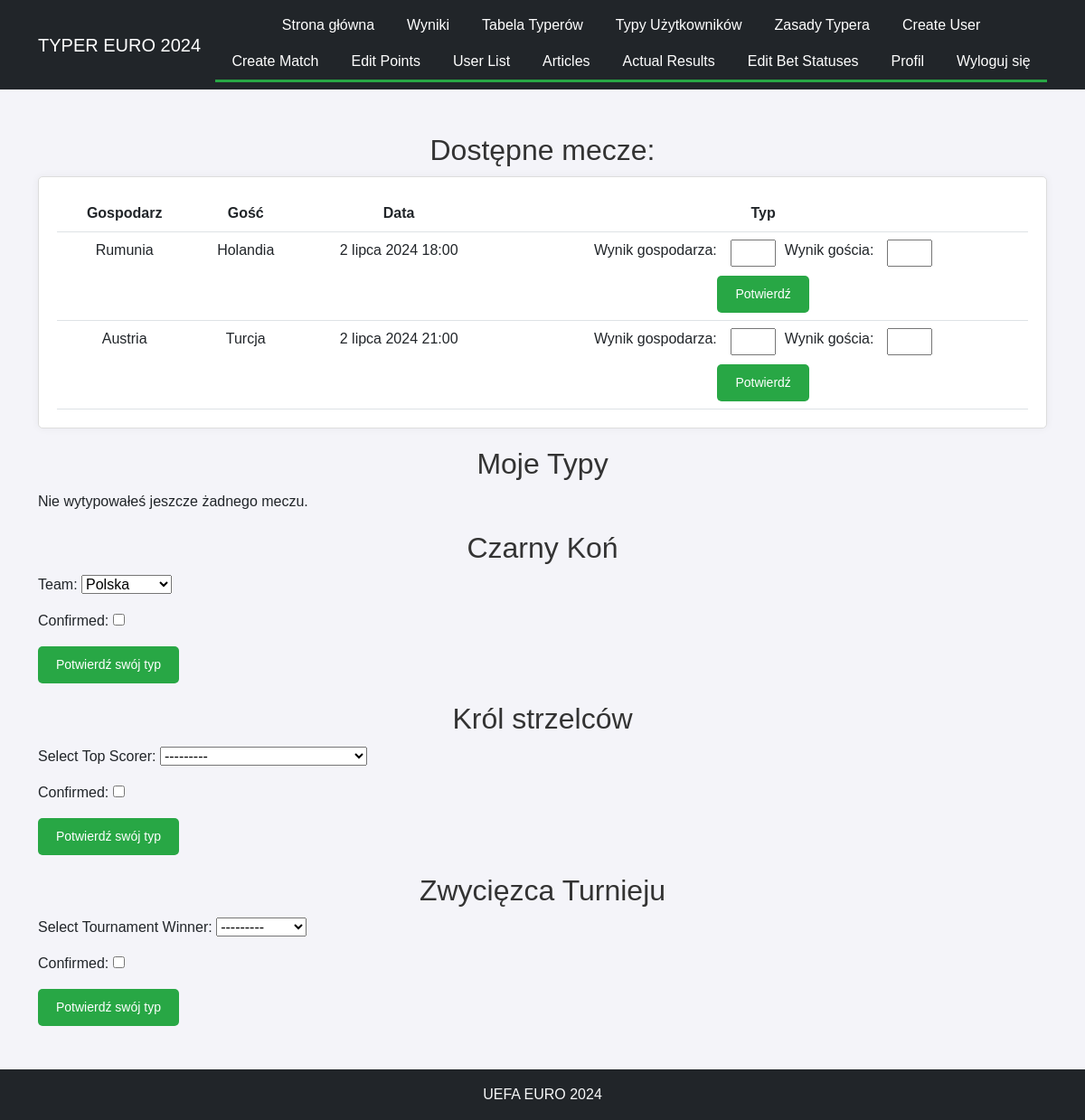
/betting/ (signed in), run on an earlier commit of the app's database.
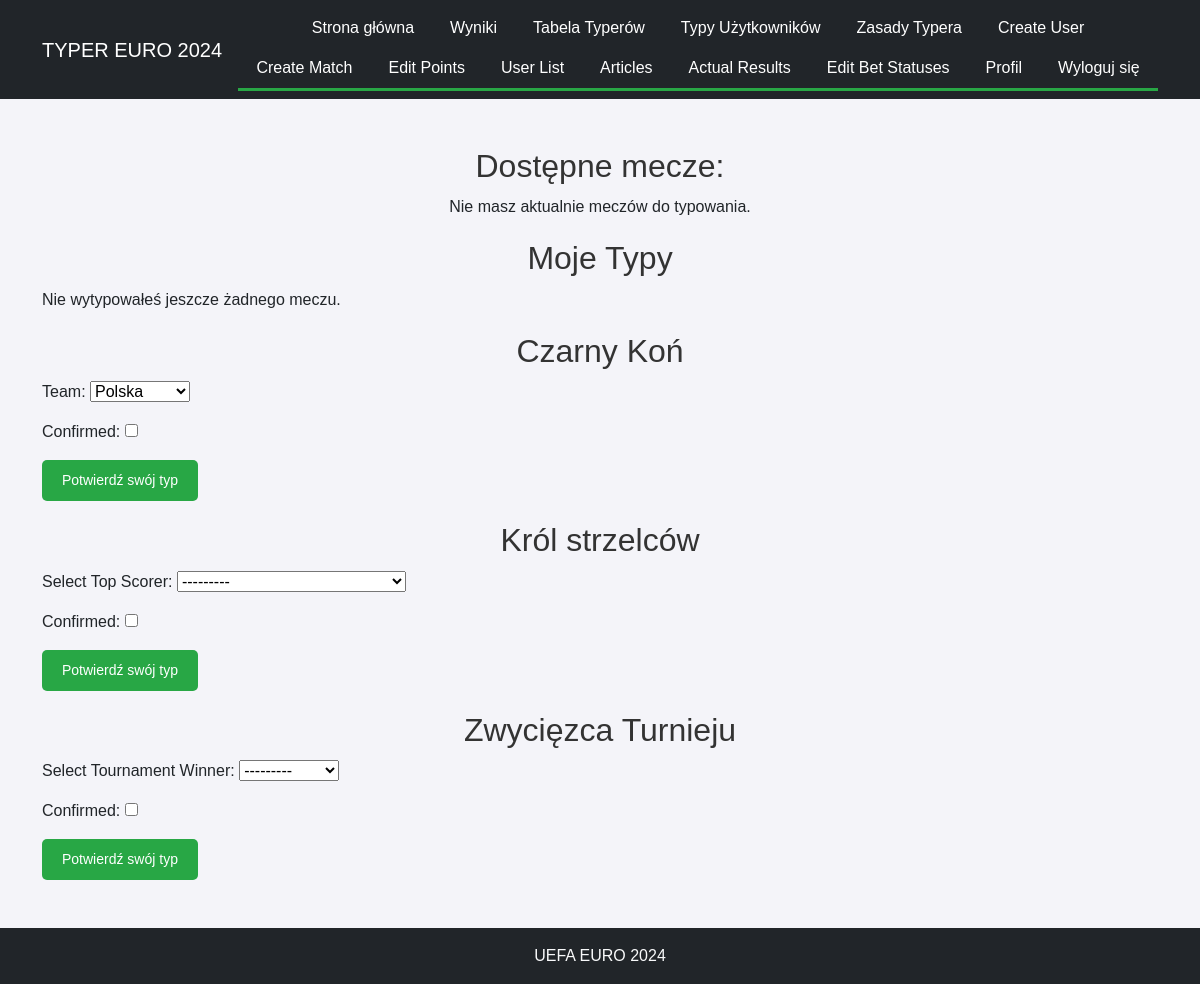
And on a later commit of the database.
### contest/models.py (models this page shows, shortened)
class Article(models.Model):
    title = models.CharField(max_length=200)
    slug = models.SlugField(max_length=200, unique=True, blank=True)
    content = models.TextField()
    author = models.ForeignKey(User, on_delete=models.CASCADE)
    created_at = models.DateTimeField(auto_now_add=True)
    updated_at = models.DateTimeField(auto_now=True)

class Match(models.Model):
    group = models.CharField(max_length=2)
    home_team = models.CharField(max_length=100)
    away_team = models.CharField(max_length=100)
    date = models.DateTimeField()
    place = models.CharField(max_length=100)
    actual_home_team_score = models.IntegerField(null=True, blank=True, default=0)
    actual_away_team_score = models.IntegerField(null=True, blank=True, default=0)
    final_score = models.BooleanField(default=False)

### contest/views.py (the view)
# urls.py: path('betting/', views.betting, name='betting'),
@login_required
def betting(request):
    available_matches = Match.objects.exclude(
        bet__user=request.user
    ).exclude(final_score=True)
    my_bets = Bet.objects.filter(user=request.user)
    try:
        underdog = UnderdogSelection.objects.get(user=request.user)
    except UnderdogSelection.DoesNotExist:
        underdog = None
    try:
        top_scorer = TopScorerSelection.objects.get(user=request.user)
    except TopScorerSelection.DoesNotExist:
        top_scorer = None
    try:
        tournament_winner = TournamentWinnerSelection.objects.get(user=request.user)
    except TournamentWinnerSelection.DoesNotExist:
        tournament_winner = None
    if request.method == 'POST':
        if 'place_bet' in request.POST:
            match_id = request.POST['place_bet']
            home_team_score = request.POST.get(f'home_team_score_{match_id}')
            away_team_score = request.POST.get(f'away_team_score_{match_id}')
            if home_team_score is not None and away_team_score is not None:
                match = Match.objects.get(id=match_id)
                Bet.objects.create(
                    user=request.user,
                    match=match,
                    home_team_score=home_team_score,
                    away_team_score=away_team_score
                )
                messages.success(request, 'Bet placed successfully!')
            else:
                messages.error(request, 'Please provide valid scores.')
            return redirect('betting')
        if 'confirm_underdog' in request.POST:
            underdog_form = UnderdogForm(request.POST)
            if underdog_form.is_valid():
                underdog_selection = underdog_form.save(commit=False)
                underdog_selection.user = request.user
                underdog_selection.save()
                messages.success(request, 'Underdog selected successfully!')
                return redirect('betting')
        if 'confirm_top_scorer' in request.POST:
            top_scorer_form = TopScorerForm(request.POST)
            if top_scorer_form.is_valid():
                top_scorer_selection = top_scorer_form.save(commit=False)
                top_scorer_selection.user = request.user
                top_scorer_selection.save()
                messages.success(request, 'Top scorer selected successfully!')
                return redirect('betting')
        if 'confirm_winner' in request.POST:
            winner_form = TournamentWinnerForm(request.POST)
            if winner_form.is_valid():
                winner_selection = winner_form.save(commit=False)
                winner_selection.user = request.user
                winner_selection.save()
                messages.success(request, 'Tournament winner selected successfully!')
                return redirect('betting')
    else:
        underdog_form = UnderdogForm(instance=underdog)
        top_scorer_form = TopScorerForm(instance=top_scorer)
        winner_form = TournamentWinnerForm(instance=tournament_winner)
    context = {
        'available_matches': available_matches,
        'my_bets': my_bets,
        'underdog_form': underdog_form,
        'top_scorer_form': top_scorer_form,
        'winner_form': winner_form,
        'underdog': underdog,
        'top_scorer': top_scorer,
        'tournament_winner': tournament_winner,
    }
    return render(request, 'betting.html', context)

### contest/forms.py
class UnderdogForm(forms.ModelForm):
    TEAM_CHOICES = [
        ('Polska', 'Polska'),
        ('Czechy', 'Czechy'),
        ('Serbia', 'Serbia'),
        ('Szkocja', 'Szkocja'),
        ('Austria', 'Austria'),
        ('Turcja', 'Turcja'),
        ('Szwajcaria', 'Szwajcaria'),
        ('Węgry', 'Węgry'),
        ('Albania', 'Albania'),
        ('Słowenia', 'Słowenia'),
        ('Słowacja', 'Słowacja'),
        ('Rumunia', 'Rumunia'),
        ('Ukraina', 'Ukraina'),
        ('Gruzja', 'Gruzja'),
    ]
    team = forms.ChoiceField(choices=TEAM_CHOICES)
    confirmed = forms.BooleanField(required=True)
    class Meta:
        model = UnderdogSelection
        fields = ['team', 'confirmed']

class TopScorerForm(forms.ModelForm):
    player = forms.ModelChoiceField(
        queryset=TopScorer.objects.all().order_by('country', 'player_name'),
        label="Select Top Scorer",
        widget=forms.Select
    )
    confirmed = forms.BooleanField(required=True)
    class Meta:
        model = TopScorerSelection
        fields = ['player', 'confirmed']

### contest/models.py (called while the page is built)
    def __str__(self):
        return f"{self.player_name} ({self.country})"

    def __str__(self):
        return self.name

### contest/templates/betting.html (shortened to what this page needs)
{% extends "base.html" %}
{% block content %}
<h2>Dostępne mecze:</h2>
{% if available_matches %}
    <div class="card">
        <table class="table centered">
            <thead>
                <tr>
                    <th>Gospodarz</th>
                    <th>Gość</th>
                    <th>Data</th>
                    <th>Typ</th>
                </tr>
            </thead>
            <tbody>
                {% for match in available_matches %}
                <tr>
                    <td>{{ match.home_team }}</td>
                    <td>{{ match.away_team }}</td>
                    <td>{{ match.date }}</td>
                    <td>
                        <form method="post" class="bet-form">
                            <div class="bet-inputs">
                                <label for="home_team_score_{{ match.id }}">Wynik gospodarza:</label>
                                <input type="number" name="home_team_score_{{ match.id }}" id="home_team_score_{{ match.id }}">
                                <label for="away_team_score_{{ match.id }}">Wynik gościa:</label>
                                <input type="number" name="away_team_score_{{ match.id }}" id="away_team_score_{{ match.id }}">
                            </div>
                            <button type="submit" class="button">Potwierdź</button>
                        </form>
                    </td>
                </tr>
                {% endfor %}
            </tbody>
        </table>
    </div>
{% else %}
    <p class="centered">Nie masz aktualnie meczów do typowania.</p>
{% endif %}
<h2>Moje Typy</h2>
{% if my_bets %}
<table class="table centered">
    <thead>
        <tr>
            <th>Gospodarz</th>
            <th>Gość</th>
            <th>Wynik gospodarza</th>
            <th>Wynik gościa</th>
        </tr>
    </thead>
    <tbody>
        {% for bet in my_bets %}
        <tr>
            <td>{{ bet.match.home_team }}</td>
            <td>{{ bet.match.away_team }}</td>
            <td>{{ bet.home_team_score }}</td>
            <td>{{ bet.away_team_score }}</td>
        </tr>
        {% endfor %}
    </tbody>
</table>
{% else %}
    <p>Nie wytypowałeś jeszcze żadnego meczu.</p>
{% endif %}
<h2>Czarny Koń</h2>
{% if underdog %}
    <div class="card">
        <p>Twój czarny koń turnieju: <strong>{{ underdog.team }}</strong></p>
    </div>
{% else %}
    <form method="post">
        {{ underdog_form.as_p }}
        <button type="submit" name="confirm_underdog" class="button">Potwierdź swój typ</button>
    </form>
{% endif %}
<h2>Król strzelców</h2>
{% if top_scorer %}
    <div class="card">
        <p>Twój król strzelców: <strong>{{ top_scorer.player }}</strong></p>
    </div>
{% else %}
    <form method="post">
        {{ top_scorer_form.as_p }}
        <button type="submit" name="confirm_top_scorer" class="button">Potwierdź swój typ</button>
    </form>
{% endif %}
<h2>Zwycięzca Turnieju</h2>
{% if tournament_winner %}
    <div class="card">
        <p>Twój zwyciezca turnieju: <strong>{{ tournament_winner.team.name }}</strong></p>
    </div>
{% else %}
    <form method="post">
        {{ winner_form.as_p }}
        <button type="submit" name="confirm_winner" class="button">Potwierdź swój typ</button>
    </form>
{% endif %}
{% endblock %}

### contest/templates/base.html (shortened to what this page needs)
{% load static %}
{% load article_tags %}
<!DOCTYPE html>
<html lang="pl">
<head>
    <link href="https://cdn.jsdelivr.net/npm/bootstrap@5.3.0/dist/css/bootstrap.min.css" rel="stylesheet">
    <link rel="stylesheet" type="text/css" href="{% static 'css/styles.css' %}">
    <link rel="stylesheet" href="https://cdnjs.cloudflare.com/ajax/libs/font-awesome/6.0.0-beta3/css/all.min.css">
</head>
<body>
<nav class="navbar navbar-expand-lg navbar-dark bg-dark">
    <div class="container bg-dark border-0">
        <a class="navbar-brand" href="{% url 'home' %}">TYPER EURO 2024</a>
        <div class="collapse navbar-collapse justify-content-center" id="navbarNav">
            <ul class="navbar-nav bg-dark flex-wrap">
                <li class="nav-item">
                    <a class="nav-link" href="{% url 'home' %}">Strona główna</a>
                </li>
                <li class="nav-item">
                    <a class="nav-link" href="{% url 'results' %}">Wyniki</a>
                </li>
                <li class="nav-item">
                    <a class="nav-link" href="{% url 'leaderboard' %}">Tabela Typerów</a>
                </li>
                <li class="nav-item">
                    <a class="nav-link" href="{% url 'user_predictions' %}">Typy Użytkowników</a>
                </li>
                {% get_articles as articles %}
                {% for article in articles %}
                <li class="nav-item">
                    <a class="nav-link" href="{% url 'view_article' article.slug %}">{{ article.title }}</a>
                </li>
                {% endfor %}
                {% if user.is_authenticated %}
                {% if user.is_superuser %}
                <li class="nav-item">
                    <a class="nav-link" href="{% url 'create_user' %}">Create User</a>
                </li>
                <li class="nav-item">
                    <a class="nav-link" href="{% url 'create_match' %}">Create Match</a>
                </li>
                <li class="nav-item">
                    <a class="nav-link" href="{% url 'edit_points' %}">Edit Points</a>
                </li>
                <li class="nav-item">
                    <a class="nav-link" href="{% url 'user_list' %}">User List</a>
                </li>
                <li class="nav-item">
                    <a class="nav-link" href="{% url 'article_list' %}">Articles</a>
                </li>
                <li class="nav-item">
                    <a class="nav-link" href="{% url 'actual_results' %}">Actual Results</a>
                </li>
                <li class="nav-item">
                    <a class="nav-link" href="{% url 'edit_bet_status' %}">Edit Bet Statuses</a>
                </li>
                {% endif %}
                <li class="nav-item">
                    <a class="nav-link" href="{% url 'profile' %}">Profil</a>
                </li>
                <li class="nav-item">
                    <a class="nav-link" href="#" id="logout-link"
                       onclick="document.getElementById('logout-form').submit(); return false;">Wyloguj się</a>
                </li>
                {% else %}
                <li class="nav-item">
                    <a class="nav-link" href="{% url 'login' %}">Zaloguj się</a>
                </li>
                {% endif %}
            </ul>
        </div>
    </div>
</nav>
<div class="container-fluid container-lg mt-5">
    {% block content %}{% endblock %}
</div>
<footer class="footer bg-dark text-light text-center py-3 mt-5">
    <p class="mb-0">UEFA EURO 2024</p>
</footer>
</body>
</html>

What changed in the data, as far as the page shows it:
no longer on this page (row edited): Match: home_team "Rumunia", away_team "Holandia", date "2 lipca 2024 18:00"
no longer on this page (row edited): Match: home_team "Austria", away_team "Turcja", date "2 lipca 2024 21:00"
Also different on the page:
text no longer shown: "Gospodarz Gość Data Typ"
text now shown: "Nie masz aktualnie meczów do typowania."
